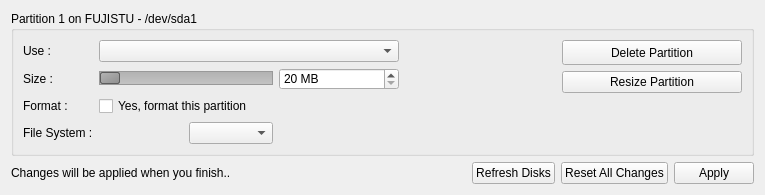
<?xml version="1.0" encoding="UTF-8"?>
<ui version="4.0">
 <class>PartEdit</class>
 <widget class="QWidget" name="PartEdit">
  <property name="geometry">
   <rect>
    <x>0</x>
    <y>0</y>
    <width>765</width>
    <height>190</height>
   </rect>
  </property>
  <property name="windowTitle">
   <string>Form</string>
  </property>
  <layout class="QVBoxLayout" name="verticalLayout">
   <item>
    <spacer>
     <property name="orientation">
      <enum>Qt::Vertical</enum>
     </property>
     <property name="sizeHint" stdset="0">
      <size>
       <width>20</width>
       <height>40</height>
      </size>
     </property>
    </spacer>
   </item>
   <item>
    <widget class="QGroupBox" name="deviceGroup">
     <property name="sizePolicy">
      <sizepolicy hsizetype="Preferred" vsizetype="Fixed">
       <horstretch>0</horstretch>
       <verstretch>0</verstretch>
      </sizepolicy>
     </property>
     <property name="minimumSize">
      <size>
       <width>580</width>
       <height>0</height>
      </size>
     </property>
     <property name="maximumSize">
      <size>
       <width>16777215</width>
       <height>145</height>
      </size>
     </property>
     <property name="autoFillBackground">
      <bool>false</bool>
     </property>
     <property name="styleSheet">
      <string notr="true"/>
     </property>
     <property name="title">
      <string>Partition 1 on FUJISTU - /dev/sda1</string>
     </property>
     <layout class="QGridLayout" name="gridLayout_2">
      <item row="0" column="0" rowspan="2">
       <layout class="QGridLayout" name="gridLayout">
        <item row="0" column="0">
         <widget class="QLabel" name="label_2">
          <property name="font">
           <font/>
          </property>
          <property name="text">
           <string>Use :</string>
          </property>
         </widget>
        </item>
        <item row="0" column="1" colspan="2">
         <widget class="QComboBox" name="formatType">
          <property name="minimumSize">
           <size>
            <width>300</width>
            <height>0</height>
           </size>
          </property>
          <item>
           <property name="text">
            <string/>
           </property>
          </item>
         </widget>
        </item>
        <item row="1" column="0">
         <widget class="QLabel" name="label_4">
          <property name="font">
           <font/>
          </property>
          <property name="text">
           <string>Size :</string>
          </property>
         </widget>
        </item>
        <item row="1" column="1">
         <widget class="QSlider" name="partitionSlider">
          <property name="styleSheet">
           <string notr="true">QSlider::groove:horizontal {
                     border: 1px solid #999999;
                     height: 12px;
                     background: qlineargradient(x1:0, y1:0, x2:0, y2:1, stop:0 #B1B1B1, stop:1 #c4c4c4);
                     margin: 2px 0;
                 }

                 QSlider::handle:horizontal {
                     background: qlineargradient(x1:0, y1:0, x2:1, y2:1, stop:0 #b4b4b4, stop:1 #8f8f8f);
                     border: 1px solid #5c5c5c;
                     width: 18px;
                     margin: 0 0;
                     border-radius: 2px;
                 }
</string>
          </property>
          <property name="orientation">
           <enum>Qt::Horizontal</enum>
          </property>
         </widget>
        </item>
        <item row="1" column="2">
         <widget class="QSpinBox" name="partitionSize">
          <property name="sizePolicy">
           <sizepolicy hsizetype="Preferred" vsizetype="Fixed">
            <horstretch>0</horstretch>
            <verstretch>0</verstretch>
           </sizepolicy>
          </property>
          <property name="minimumSize">
           <size>
            <width>120</width>
            <height>0</height>
           </size>
          </property>
          <property name="suffix">
           <string> MB</string>
          </property>
          <property name="minimum">
           <number>20</number>
          </property>
          <property name="maximum">
           <number>100</number>
          </property>
          <property name="singleStep">
           <number>50</number>
          </property>
          <property name="value">
           <number>20</number>
          </property>
         </widget>
        </item>
        <item row="2" column="0">
         <widget class="QLabel" name="label_3">
          <property name="font">
           <font/>
          </property>
          <property name="text">
           <string>Format :</string>
          </property>
         </widget>
        </item>
        <item row="2" column="1">
         <widget class="QCheckBox" name="formatCheck">
          <property name="text">
           <string>Yes, format this partition</string>
          </property>
         </widget>
        </item>
        <item row="3" column="0">
         <widget class="QLabel" name="label_7">
          <property name="font">
           <font/>
          </property>
          <property name="text">
           <string>File System :</string>
          </property>
         </widget>
        </item>
        <item row="3" column="1">
         <layout class="QHBoxLayout">
          <item>
           <widget class="QLabel" name="fileSystem">
            <property name="text">
             <string/>
            </property>
           </widget>
          </item>
          <item>
           <spacer>
            <property name="orientation">
             <enum>Qt::Vertical</enum>
            </property>
            <property name="sizeType">
             <enum>QSizePolicy::Fixed</enum>
            </property>
            <property name="sizeHint" stdset="0">
             <size>
              <width>0</width>
              <height>29</height>
             </size>
            </property>
           </spacer>
          </item>
          <item>
           <widget class="QComboBox" name="fileSystemBox"/>
          </item>
         </layout>
        </item>
       </layout>
      </item>
      <item row="0" column="2">
       <spacer>
        <property name="orientation">
         <enum>Qt::Horizontal</enum>
        </property>
        <property name="sizeHint" stdset="0">
         <size>
          <width>90</width>
          <height>110</height>
         </size>
        </property>
       </spacer>
      </item>
      <item row="0" column="3" rowspan="2">
       <layout class="QVBoxLayout">
        <item>
         <widget class="QPushButton" name="deletePartition">
          <property name="minimumSize">
           <size>
            <width>0</width>
            <height>25</height>
           </size>
          </property>
          <property name="styleSheet">
           <string notr="true"/>
          </property>
          <property name="text">
           <string>Delete Partition</string>
          </property>
         </widget>
        </item>
        <item>
         <widget class="QPushButton" name="resizePartition">
          <property name="text">
           <string>Resize Partition</string>
          </property>
         </widget>
        </item>
        <item>
         <spacer>
          <property name="orientation">
           <enum>Qt::Horizontal</enum>
          </property>
          <property name="sizeType">
           <enum>QSizePolicy::Fixed</enum>
          </property>
          <property name="sizeHint" stdset="0">
           <size>
            <width>180</width>
            <height>20</height>
           </size>
          </property>
         </spacer>
        </item>
        <item>
         <spacer>
          <property name="orientation">
           <enum>Qt::Vertical</enum>
          </property>
          <property name="sizeHint" stdset="0">
           <size>
            <width>20</width>
            <height>40</height>
           </size>
          </property>
         </spacer>
        </item>
       </layout>
      </item>
      <item row="1" column="1">
       <widget class="QLabel" name="label_6">
        <property name="sizePolicy">
         <sizepolicy hsizetype="Fixed" vsizetype="Fixed">
          <horstretch>0</horstretch>
          <verstretch>0</verstretch>
         </sizepolicy>
        </property>
        <property name="minimumSize">
         <size>
          <width>0</width>
          <height>28</height>
         </size>
        </property>
        <property name="maximumSize">
         <size>
          <width>0</width>
          <height>16777215</height>
         </size>
        </property>
        <property name="text">
         <string/>
        </property>
       </widget>
      </item>
     </layout>
    </widget>
   </item>
   <item>
    <layout class="QHBoxLayout">
     <item>
      <widget class="QLabel" name="information">
       <property name="styleSheet">
        <string notr="true"/>
       </property>
       <property name="text">
        <string>Changes will be applied when you finish..</string>
       </property>
      </widget>
     </item>
     <item>
      <spacer>
       <property name="orientation">
        <enum>Qt::Horizontal</enum>
       </property>
       <property name="sizeHint" stdset="0">
        <size>
         <width>40</width>
         <height>20</height>
        </size>
       </property>
      </spacer>
     </item>
     <item>
      <widget class="QPushButton" name="refreshDisks">
       <property name="text">
        <string>Refresh Disks</string>
       </property>
      </widget>
     </item>
     <item>
      <widget class="QPushButton" name="resetAllChanges">
       <property name="text">
        <string>Reset All Changes</string>
       </property>
      </widget>
     </item>
     <item>
      <widget class="QPushButton" name="applyTheChanges">
       <property name="text">
        <string>Apply</string>
       </property>
      </widget>
     </item>
    </layout>
   </item>
  </layout>
 </widget>
 <resources>
  <include location="../../data.qrc"/>
 </resources>
 <connections>
  <connection>
   <sender>partitionSlider</sender>
   <signal>valueChanged(int)</signal>
   <receiver>partitionSize</receiver>
   <slot>setValue(int)</slot>
   <hints>
    <hint type="sourcelabel">
     <x>489</x>
     <y>148</y>
    </hint>
    <hint type="destinationlabel">
     <x>567</x>
     <y>150</y>
    </hint>
   </hints>
  </connection>
  <connection>
   <sender>partitionSize</sender>
   <signal>valueChanged(int)</signal>
   <receiver>partitionSlider</receiver>
   <slot>setValue(int)</slot>
   <hints>
    <hint type="sourcelabel">
     <x>567</x>
     <y>150</y>
    </hint>
    <hint type="destinationlabel">
     <x>489</x>
     <y>148</y>
    </hint>
   </hints>
  </connection>
 </connections>
</ui>
